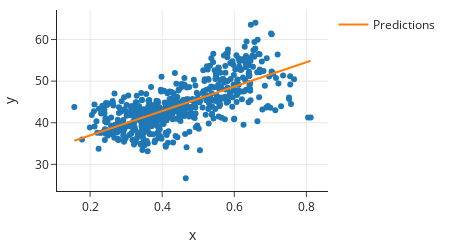

Source (notebook cell):
### Markdown cell above
However, this number isn't very easy to interpret on its own---we usually use
the MSE to compare two different models, so we'll return to the MSE later
in the chapter.
Instead, we'll plot the model's predictions
on top of the scatter plot of the data.

### Code cell
fig = px.scatter(x=x_train, y=y_train,
                 width=450, height=250)

pred_x = np.array([x.min(), x.max()])
pred_y = t0 + t1 * pred_x

fig.add_trace(go.Scatter(x=pred_x, y=pred_y, name='Predictions', mode='lines'))
fig

### Figure 1 — Plotly figure (JSON) as saved in the notebook; plotly's stock layout.template omitted (floating-point values rounded to 4 significant figures; data arrays with more than 128 entries replaced by an {"elided": "..."} marker saying what was removed)
{"data": [{"hovertemplate": "x=%{x}<br>y=%{y}<extra></extra>", "legendgroup": "", "marker": {"color": "#1F77B4", "symbol": "circle"}, "mode": "markers", "name": "", "orientation": "v", "showlegend": false, "type": "scatter", "x": {"elided": "564 float values"}, "xaxis": "x", "y": {"elided": "564 float values"}, "yaxis": "y"}, {"mode": "lines", "name": "Predictions", "type": "scatter", "x": [0.1561, 0.812], "y": [35.68, 54.89]}], "layout": {"height": 250, "legend": {"tracegroupgap": 0}, "width": 450, "xaxis": {"anchor": "y", "autorange": true, "domain": [0, 1], "range": [0.1079, 0.8602], "title": {"text": "x"}, "type": "linear"}, "yaxis": {"anchor": "x", "autorange": true, "domain": [0, 1], "range": [23.6, 67.1], "title": {"text": "y"}, "type": "linear"}}}
